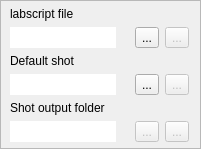
       <widget class="QFrame" name="frame_2">
        <property name="sizePolicy">
         <sizepolicy hsizetype="Expanding" vsizetype="Preferred">
          <horstretch>1</horstretch>
          <verstretch>0</verstretch>
         </sizepolicy>
        </property>
        <property name="frameShape">
         <enum>QFrame::Shape::StyledPanel</enum>
        </property>
        <property name="frameShadow">
         <enum>QFrame::Shadow::Plain</enum>
        </property>
        <layout class="QGridLayout" name="gridLayout_3">
         <property name="sizeConstraint">
          <enum>QLayout::SizeConstraint::SetDefaultConstraint</enum>
         </property>
         <property name="leftMargin">
          <number>9</number>
         </property>
         <property name="topMargin">
          <number>6</number>
         </property>
         <property name="bottomMargin">
          <number>6</number>
         </property>
         <item row="4" column="2">
          <widget class="QLabel" name="label_shot_output_folder">
           <property name="text">
            <string>Shot output folder</string>
           </property>
          </widget>
         </item>
         <item row="1" column="4">
          <widget class="QToolButton" name="toolButton_select_labscript_file">
           <property name="toolTip">
            <string>Select a file ...</string>
           </property>
           <property name="styleSheet">
            <string notr="true"/>
           </property>
           <property name="text">
            <string>...</string>
           </property>
           <property name="icon">
            <iconset>
             <normaloff>:/qtutils/fugue/folder-open-document-text.png</normaloff>:/qtutils/fugue/folder-open-document-text.png</iconset>
           </property>
          </widget>
         </item>
         <item row="1" column="5">
          <widget class="QToolButton" name="toolButton_edit_labscript_file">
           <property name="enabled">
            <bool>false</bool>
           </property>
           <property name="toolTip">
            <string>&lt;html&gt;&lt;head/&gt;&lt;body&gt;&lt;p&gt;Edit this labscript file in a text editor.&lt;/p&gt;&lt;/body&gt;&lt;/html&gt;</string>
           </property>
           <property name="text">
            <string>...</string>
           </property>
           <property name="icon">
            <iconset>
             <normaloff>:/qtutils/custom/python-document.png</normaloff>:/qtutils/custom/python-document.png</iconset>
           </property>
          </widget>
         </item>
         <item row="2" column="2">
          <widget class="QLabel" name="label_default_labscript">
           <property name="text">
            <string>Default shot</string>
           </property>
          </widget>
         </item>
         <item row="0" column="2">
          <widget class="QLabel" name="label_labscript_file">
           <property name="text">
            <string>labscript file</string>
           </property>
          </widget>
         </item>
         <item row="1" column="2">
          <widget class="QLineEdit" name="lineEdit_labscript_file">
           <property name="sizePolicy">
            <sizepolicy hsizetype="Expanding" vsizetype="Ignored">
             <horstretch>0</horstretch>
             <verstretch>0</verstretch>
            </sizepolicy>
           </property>
           <property name="toolTip">
            <string>The labscript file to compile.</string>
           </property>
           <property name="styleSheet">
            <string notr="true"/>
           </property>
           <property name="frame">
            <bool>false</bool>
           </property>
           <property name="readOnly">
            <bool>true</bool>
           </property>
          </widget>
         </item>
         <item row="3" column="2">
          <widget class="QLineEdit" name="lineEdit_default_labscript_file">
           <property name="sizePolicy">
            <sizepolicy hsizetype="Expanding" vsizetype="Ignored">
             <horstretch>0</horstretch>
             <verstretch>0</verstretch>
            </sizepolicy>
           </property>
           <property name="toolTip">
            <string>The labscript file to use for the default shot when the queue is empty.</string>
           </property>
           <property name="styleSheet">
            <string notr="true"/>
           </property>
           <property name="frame">
            <bool>false</bool>
           </property>
           <property name="readOnly">
            <bool>true</bool>
           </property>
          </widget>
         </item>
         <item row="5" column="2">
          <widget class="QLineEdit" name="lineEdit_shot_output_folder">
           <property name="sizePolicy">
            <sizepolicy hsizetype="Expanding" vsizetype="Ignored">
             <horstretch>0</horstretch>
             <verstretch>0</verstretch>
            </sizepolicy>
           </property>
           <property name="toolTip">
            <string>The folder in which newly compiled shot files will be placed.&lt;/p&gt;&lt;p&gt;If the folder does not exist, it will be created at compile time.</string>
           </property>
           <property name="styleSheet">
            <string notr="true"/>
           </property>
           <property name="frame">
            <bool>false</bool>
           </property>
           <property name="readOnly">
            <bool>true</bool>
           </property>
          </widget>
         </item>
         <item row="5" column="4">
          <widget class="QToolButton" name="toolButton_select_shot_output_folder">
           <property name="enabled">
            <bool>false</bool>
           </property>
           <property name="toolTip">
            <string>Select folder ...</string>
           </property>
           <property name="text">
            <string>...</string>
           </property>
           <property name="icon">
            <iconset>
             <normaloff>:/qtutils/fugue/folder-horizontal-open.png</normaloff>:/qtutils/fugue/folder-horizontal-open.png</iconset>
           </property>
          </widget>
         </item>
         <item row="5" column="5">
          <widget class="QToolButton" name="toolButton_reset_shot_output_folder">
           <property name="enabled">
            <bool>false</bool>
           </property>
           <property name="toolTip">
            <string>&lt;html&gt;&lt;head/&gt;&lt;body&gt;&lt;p&gt;Reset to default output folder.&lt;/p&gt;&lt;p&gt;If the folder does not exist it will be created at compile-time.&lt;/p&gt;&lt;/body&gt;&lt;/html&gt;</string>
           </property>
           <property name="text">
            <string>...</string>
           </property>
           <property name="icon">
            <iconset>
             <normaloff>:/qtutils/fugue/arrow-turn-180-left.png</normaloff>:/qtutils/fugue/arrow-turn-180-left.png</iconset>
           </property>
          </widget>
         </item>
         <item row="3" column="4">
          <widget class="QToolButton" name="toolButton_select_default_labscript_file">
           <property name="toolTip">
            <string>Select a file ...</string>
           </property>
           <property name="styleSheet">
            <string notr="true"/>
           </property>
           <property name="text">
            <string>...</string>
           </property>
           <property name="icon">
            <iconset>
             <normaloff>:/qtutils/fugue/folder-open-document-text.png</normaloff>:/qtutils/fugue/folder-open-document-text.png</iconset>
           </property>
          </widget>
         </item>
         <item row="3" column="5">
          <widget class="QToolButton" name="toolButton_edit_default_labscript_file">
           <property name="enabled">
            <bool>false</bool>
           </property>
           <property name="toolTip">
            <string>&lt;html&gt;&lt;head/&gt;&lt;body&gt;&lt;p&gt;Edit this default-shot labscript file in a text editor.&lt;/p&gt;&lt;/body&gt;&lt;/html&gt;</string>
           </property>
           <property name="text">
            <string>...</string>
           </property>
           <property name="icon">
            <iconset>
             <normaloff>:/qtutils/custom/python-document.png</normaloff>:/qtutils/custom/python-document.png</iconset>
           </property>
          </widget>
         </item>
         <item row="5" column="3">
          <widget class="QLabel" name="label_non_default_folder">
           <property name="toolTip">
            <string>&lt;html&gt;&lt;head/&gt;&lt;body&gt;&lt;p&gt;Non-default output folder chosen: all shots will be produced in this folder.&lt;/p&gt;&lt;p&gt;New folders will not automatically be created for new sequences/dates/etc.&lt;/p&gt;&lt;p&gt;To reset to the default output folder, click the 'reset to default output folder' button.&lt;/p&gt;&lt;/body&gt;&lt;/html&gt;</string>
           </property>
           <property name="text">
            <string/>
           </property>
           <property name="pixmap">
            <pixmap>:/qtutils/fugue/exclamation-white.png</pixmap>
           </property>
          </widget>
         </item>
        </layout>
       </widget>
